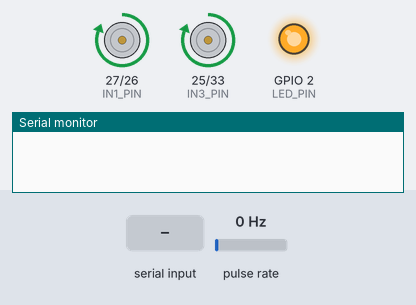
Bench run of a sketch on a simulated ESP32. Parts: motor-driver pin pairs drawn as motors (green arrow = first pin HIGH = forward, orange = second pin HIGH = backward, longer = more drive, scaled by the enable pin), output pins drawn as LEDs (lit = HIGH), the last lines printed to the serial monitor. Wiring (inferred from the names in the program): pulse sensor: data GPIO 18. The inputs (shaded band) are chosen by the test bench; at power-on: pulse rate 0 Hz. Storage starts empty; EEPROM starts erased.

Above: at 4.2 s.
4.3 s: pulse rate (sensor on GPIO 18) set to 100 Hz
At 5.2 s:
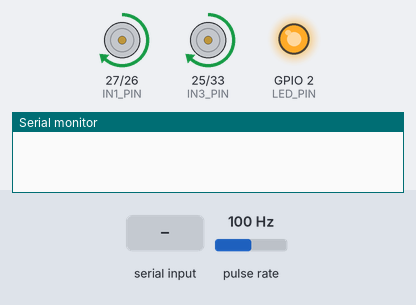
7.3 s: "SPEED 90\n" received over Serial
10.3 s: "SPEED ,45\n" received over Serial
At 14.4 s:
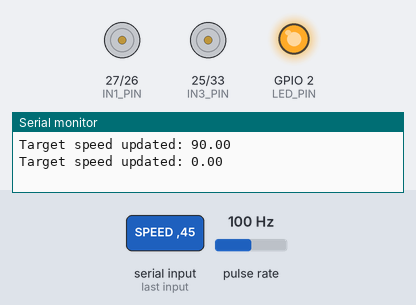
Timing chart, 0 to 15.8 s (numbered marks = the images above; inputs shaded):
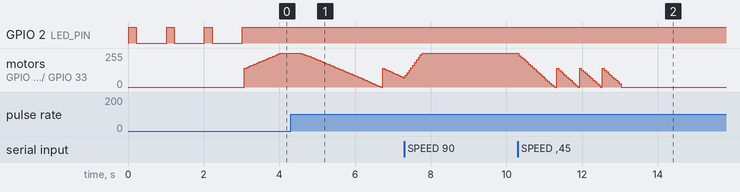

The sketch:

Updated_ESP32_Firmware.ino
```cpp
#include <Arduino.h>
#include "FS.h"
#include "SPIFFS.h"
#include <Preferences.h>

// =========================================================================
// 1. HARDWARE & PIN DEFINITIONS
// =========================================================================
#define LED_PIN       2
#define ENA_PIN       14
#define IN1_PIN       27
#define IN2_PIN       26
#define IN3_PIN       25
#define IN4_PIN       33
#define ENB_PIN       32
#define ENCODER_PIN   18

const float WHEEL_CIRCUMFERENCE = 3.14159 * 0.066; // Wheel diameter 66mm
const int   TICKS_PER_REV       = 20;              // 20 slots on encoder disc

// =========================================================================
// 2. GLOBALS & TELEMETRY LOGGING
// =========================================================================
struct LogPoint { float error; float dError; int pwm; };
const int MAX_SAMPLES = 200; // 10 seconds at 50ms intervals
LogPoint logBuffer[MAX_SAMPLES];
int sampleIndex = 0;

bool isRunning = false;
Preferences preferences;

float TARGET_SPEED   = 0.50;
int current_pwm      = 0;
float prev_error     = 0.0;
float filtered_speed = 0.0;

volatile long encoder_ticks = 0;
volatile unsigned long last_interrupt_time = 0;
unsigned long previous_time = 0;
const unsigned long INTERVAL_MS = 50;

// 1ms (1,000 us) interrupt debounce threshold
void IRAM_ATTR encoderISR() {
    unsigned long interrupt_time = micros();
    if (interrupt_time - last_interrupt_time > 1000) {
        encoder_ticks++;
        last_interrupt_time = interrupt_time;
    }
}

// =========================================================================
// 3. ANN CONTROLLER
// =========================================================================
int calculate_ann_output(float error_val, float derror_val) {
    float W1[10][2] = {
        {-5.319664, -4.246876},
        {-3.617298, -2.531313},
        { 5.915203,  2.965242},
        {-4.547266, -2.101213},
        {-4.214084, -1.956538},
        {-4.560779, -3.085883},
        { 4.394485,  3.063191},
        {-4.243847, -2.896430},
        { 5.181577,  2.420892},
        {-7.998518, -5.771434}
    };

    float b1[10] = {-8.115760, -1.182491, -6.303299, 1.941213, -1.280264, -3.704172, -3.641466, 0.902836, 5.661152, 11.635712};
    float W2[10] = {-7.352247, -9.225656, 7.758930, -7.016056, -8.174524, -7.969265, 9.983360, -8.213231, 9.354292, -6.054862};
    float output_z_bias = 12.587216;

    float hidden_layer[10];
    for (int i = 0; i < 10; i++) {
        float z1 = (W1[i][0] * error_val) + (W1[i][1] * derror_val) + b1[i];
        hidden_layer[i] = 1.0 / (1.0 + exp(-z1));
    }

    float ann_out = output_z_bias;
    for (int i = 0; i < 10; i++) {
        ann_out += W2[i] * hidden_layer[i];
    }

    return (int)ann_out;
}

void drive_motors(int pwm_value) {
    digitalWrite(IN1_PIN, HIGH); digitalWrite(IN2_PIN, LOW);
    digitalWrite(IN3_PIN, HIGH); digitalWrite(IN4_PIN, LOW);
    analogWrite(ENA_PIN, pwm_value);
    analogWrite(ENB_PIN, pwm_value);
}

void stop_motors() {
    digitalWrite(IN1_PIN, LOW); digitalWrite(IN2_PIN, LOW);
    digitalWrite(IN3_PIN, LOW); digitalWrite(IN4_PIN, LOW);
    analogWrite(ENA_PIN, 0);
    analogWrite(ENB_PIN, 0);
}

// =========================================================================
// 4. MEMORY & SPIFFS TELEMETRY
// =========================================================================
void saveDataToFlash() {
    File file = SPIFFS.open("/run_log.txt", FILE_WRITE);
    if (file) {
        file.println("Error,dError,PWM");
        for (int i = 0; i < sampleIndex; i++) {
            file.print(logBuffer[i].error, 2); file.print(",");
            file.print(logBuffer[i].dError, 2); file.print(",");
            file.println(logBuffer[i].pwm);
        }
        file.close();
    }
    digitalWrite(LED_PIN, HIGH);
}

void printFlashData() {
    File file = SPIFFS.open("/run_log.txt", FILE_READ);
    if (!file) return;
    Serial.println("\n--- COPY DATA BELOW THIS LINE ---");
    while (file.available()) Serial.write(file.read());
    Serial.println("--- COPY DATA ABOVE THIS LINE ---\n");
    file.close();
}

void startNewRun() {
    sampleIndex = 0;
    prev_error = 0.0;
    filtered_speed = 0.0;
    current_pwm = 0;

    for (int i = 0; i < 3; i++) {
        digitalWrite(LED_PIN, HIGH); delay(200);
        digitalWrite(LED_PIN, LOW); delay(800);
    }
    digitalWrite(LED_PIN, HIGH);
    noInterrupts(); encoder_ticks = 0; interrupts();
    previous_time = millis();
    isRunning = true;
}

// =========================================================================
// 5. SETUP & MAIN LOOP
// =========================================================================
void setup() {
    Serial.begin(115200);
    pinMode(LED_PIN, OUTPUT);
    pinMode(IN1_PIN, OUTPUT); pinMode(IN2_PIN, OUTPUT);
    pinMode(IN3_PIN, OUTPUT); pinMode(IN4_PIN, OUTPUT);
    pinMode(ENA_PIN, OUTPUT); pinMode(ENB_PIN, OUTPUT);
    pinMode(ENCODER_PIN, INPUT_PULLUP);

    attachInterrupt(digitalPinToInterrupt(ENCODER_PIN), encoderISR, CHANGE);
    stop_motors();

    SPIFFS.begin(true);
    preferences.begin("car_config", false);
    TARGET_SPEED = preferences.getFloat("target", 0.50);

    startNewRun();
}

void loop() {
    if (Serial.available() > 0) {
        String input = Serial.readStringUntil('\n');
        input.trim();
        if (input.equalsIgnoreCase("READ")) {
            printFlashData();
        } else if (input.startsWith("SPEED ")) {
            TARGET_SPEED = input.substring(6).toFloat();
            preferences.putFloat("target", TARGET_SPEED);
            Serial.print("Target speed updated: ");
            Serial.println(TARGET_SPEED);
        }
    }

    if (isRunning) {
        unsigned long current_time = millis();
        unsigned long dt = current_time - previous_time;

        if (dt >= INTERVAL_MS) {
            noInterrupts(); long ticks = encoder_ticks; encoder_ticks = 0; interrupts();

            // Calculate speed from pulses (using CHANGE trigger: 40 transitions per rev)
            float raw_speed = (((float)ticks / (TICKS_PER_REV * 2)) * WHEEL_CIRCUMFERENCE) / (dt / 1000.0);
            filtered_speed = (0.75 * filtered_speed) + (0.25 * raw_speed);

            float e = TARGET_SPEED - filtered_speed;
            float delta_e = e - prev_error;
            prev_error = e;

            int ann_out = calculate_ann_output(e, delta_e);

            if (current_pwm == 0) {
                current_pwm = 140;
            } else {
                current_pwm += (ann_out / 2);
            }

            current_pwm = constrain(current_pwm, 0, 255);
            drive_motors(current_pwm);

            if (sampleIndex < MAX_SAMPLES) {
                logBuffer[sampleIndex].error = e;
                logBuffer[sampleIndex].dError = delta_e;
                logBuffer[sampleIndex].pwm = current_pwm;
                sampleIndex++;
            }

            previous_time = current_time;

            if (sampleIndex >= MAX_SAMPLES) {
                stop_motors();
                isRunning = false;
                saveDataToFlash();
            }
        }
    }
}
```
